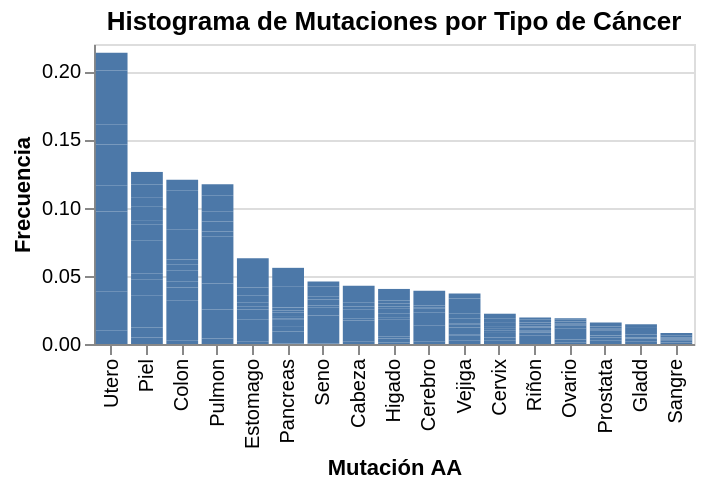

The notebook cell saved with this chart:
### Code cell
# Crear el histograma
alt.Chart(mutation_frequencies_cancer_type).mark_bar(
).encode(
    x=alt.X('tipo_cancer', title='Mutación AA', sort='-y'),
    y=alt.Y('mutation_frequency:Q', title='Frecuencia'),
    color=alt.Color(scale=alt.Scale(scheme='category20')),
    tooltip=['mutation_frequency', 'mutation_count', 'tipo_cancer']
).properties(
    title='Histograma de Mutaciones por Tipo de Cáncer',
    width=300,
    height=150
)

### Figure 1 — Vega-Lite specification as saved in the notebook (floating-point values rounded to 4 significant figures; data arrays with more than 128 entries replaced by an {"elided": "..."} marker saying what was removed)
{"config": {"view": {"continuousWidth": 300, "continuousHeight": 300}}, "data": {"name": "data-e47a5fa765c243198094387699fe75ef"}, "mark": {"type": "bar"}, "encoding": {"color": {"scale": {"scheme": "category20"}}, "tooltip": [{"field": "mutation_frequency", "type": "quantitative"}, {"field": "mutation_count", "type": "quantitative"}, {"field": "tipo_cancer", "type": "nominal"}], "x": {"field": "tipo_cancer", "sort": "-y", "title": "Mutación AA", "type": "nominal"}, "y": {"field": "mutation_frequency", "title": "Frecuencia", "type": "quantitative"}}, "height": 150, "title": "Histograma de Mutaciones por Tipo de Cáncer", "width": 300, "$schema": "https://vega.github.io/schema/vega-lite/v5.17.0.json", "datasets": {"data-e47a5fa765c243198094387699fe75ef": {"elided": "186 records"}}}
